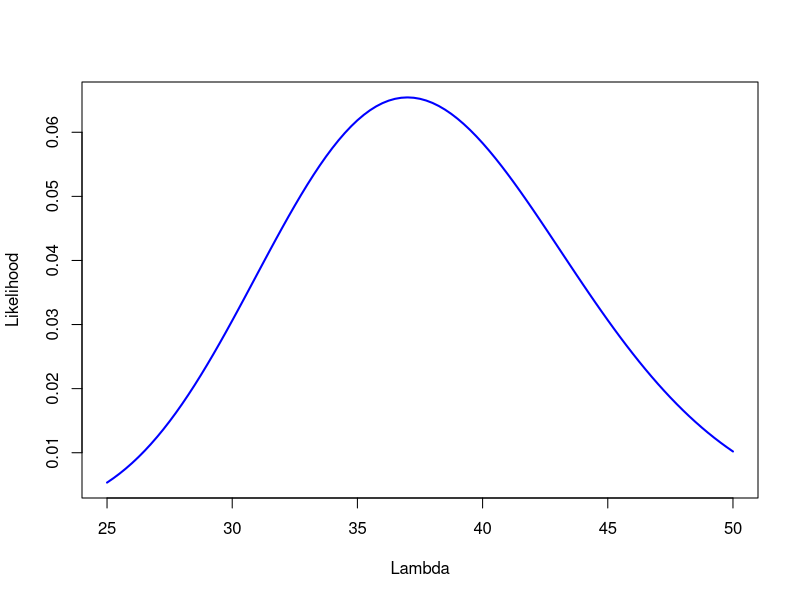
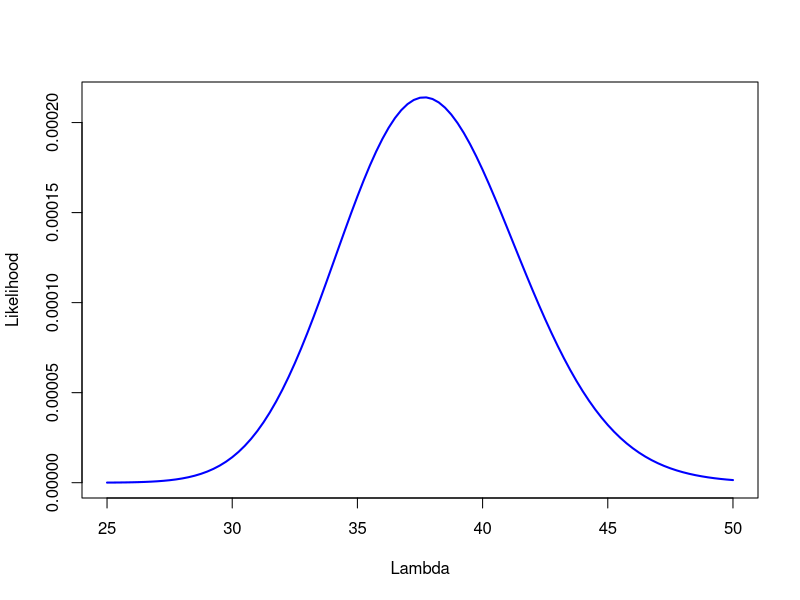

The R script that drew these images, in order:
## ---- chunk 1
x=seq(25,50, by=0.25)
y=dpois(37,x)
plot(x,y,type="l", col="blue", lwd=2,ylab="Likelihood", xlab="Lambda")
## ---- chunk 2
x=seq(25,50, by=0.25)
y=dpois(37,x)*dpois(41,x)*dpois(35,x)
plot(x,y,type="l", col="blue", lwd=2,ylab="Likelihood", xlab="Lambda")
